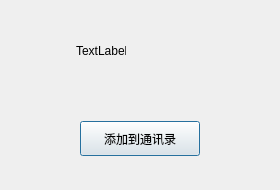
<?xml version="1.0" encoding="UTF-8"?>
<ui version="4.0">
 <class>FindSuccessDlg</class>
 <widget class="QDialog" name="FindSuccessDlg">
  <property name="geometry">
   <rect>
    <x>0</x>
    <y>0</y>
    <width>280</width>
    <height>190</height>
   </rect>
  </property>
  <property name="minimumSize">
   <size>
    <width>280</width>
    <height>190</height>
   </size>
  </property>
  <property name="maximumSize">
   <size>
    <width>280</width>
    <height>190</height>
   </size>
  </property>
  <property name="windowTitle">
   <string>Dialog</string>
  </property>
  <layout class="QVBoxLayout" name="verticalLayout">
   <item>
    <widget class="QWidget" name="widget" native="true">
     <layout class="QHBoxLayout" name="horizontalLayout">
      <item>
       <widget class="QLabel" name="head_lb">
        <property name="minimumSize">
         <size>
          <width>50</width>
          <height>50</height>
         </size>
        </property>
        <property name="maximumSize">
         <size>
          <width>50</width>
          <height>50</height>
         </size>
        </property>
        <property name="text">
         <string/>
        </property>
       </widget>
      </item>
      <item>
       <widget class="QLabel" name="name_lb">
        <property name="minimumSize">
         <size>
          <width>50</width>
          <height>50</height>
         </size>
        </property>
        <property name="maximumSize">
         <size>
          <width>50</width>
          <height>50</height>
         </size>
        </property>
        <property name="text">
         <string>TextLabel</string>
        </property>
       </widget>
      </item>
      <item>
       <spacer name="horizontalSpacer">
        <property name="orientation">
         <enum>Qt::Horizontal</enum>
        </property>
        <property name="sizeHint" stdset="0">
         <size>
          <width>145</width>
          <height>20</height>
         </size>
        </property>
       </spacer>
      </item>
     </layout>
    </widget>
   </item>
   <item>
    <widget class="QWidget" name="widget_2" native="true">
     <layout class="QHBoxLayout" name="horizontalLayout_2">
      <item>
       <widget class="ClickedBtn" name="add_friend_btn">
        <property name="minimumSize">
         <size>
          <width>120</width>
          <height>35</height>
         </size>
        </property>
        <property name="maximumSize">
         <size>
          <width>120</width>
          <height>35</height>
         </size>
        </property>
        <property name="text">
         <string>添加到通讯录</string>
        </property>
       </widget>
      </item>
     </layout>
    </widget>
   </item>
  </layout>
 </widget>
 <customwidgets>
  <customwidget>
   <class>ClickedBtn</class>
   <extends>QPushButton</extends>
   <header location="global">widgets/clickedbtn.h</header>
  </customwidget>
 </customwidgets>
 <resources/>
 <connections/>
</ui>
